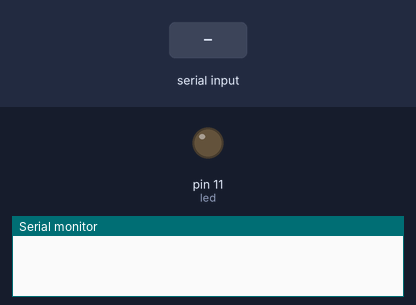
Recording of a sketch running on a simulated Arduino Uno, built with avr-gcc and run on an emulated ATmega328P. On the bench: output pins drawn as LEDs (lit = HIGH), the last lines printed to the serial monitor. The inputs (shaded band) are chosen by the test bench.

Above: at 1.2 s.
1.3 s: "90,45\n" received over Serial
At 2.1 s:
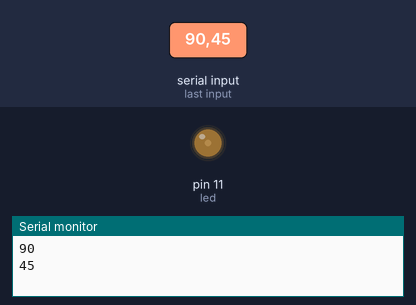
3.8 s: "30,150\n" received over Serial
At 4.6 s:
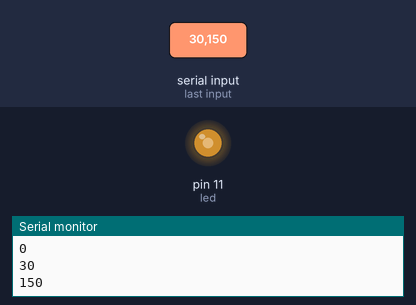
6.3 s: "200\n" received over Serial
At 7.0 s:
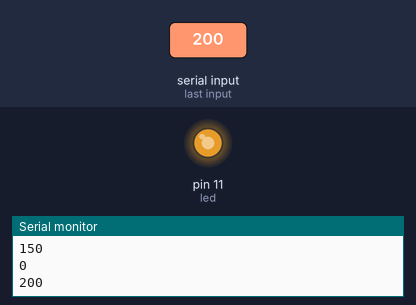
Timing chart, 0 to 9.3 s (numbered marks = the images above; inputs shaded):
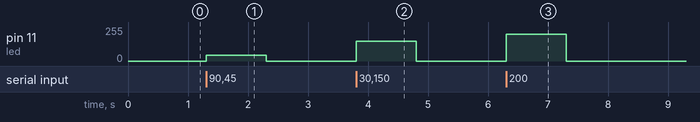

Measured:
- after the input at 1.3 s, pin 11 (led): 0/255 → 45/255 at once, → 0/255 1.0 s later
- after the input at 3.8 s, pin 11 (led): 0/255 → 150/255 at once, → 0/255 1.0 s later
- after the input at 6.3 s, pin 11 (led): 0/255 → 200/255 at once, → 0/255 1.0 s later

The sketch:

Serial_parseInt_led.ino
```cpp
//Serial.available()
/* We are using Serial.parseInt() here as we want the arduino read the message in decimal form.
 * Kindly refer to Ascii table, if your variable is set as 'int' and you use Serial.Read here,
 * It will convert from character to decimal form.
 */
int number;
int led = 11;

void setup() {
  Serial.begin(9600);
  pinMode(led,OUTPUT);
}

void loop() {
  if (Serial.available() > 0) //if serial monitor receives anything
  {
    number = Serial.parseInt();

    Serial.println(number);
    analogWrite(led,number);
    /* If you send 256 to the Serial monitor, it will turn off the LED.
     * This is because the analogWrite() can only read from 0 to 255, total 256 levels.
     * PWM is using a timer that is using 6 bits, 2 ^ 8 = 256 levels.
     * Thus, it will consider 256 value as 0.
     */
  }
}
```
